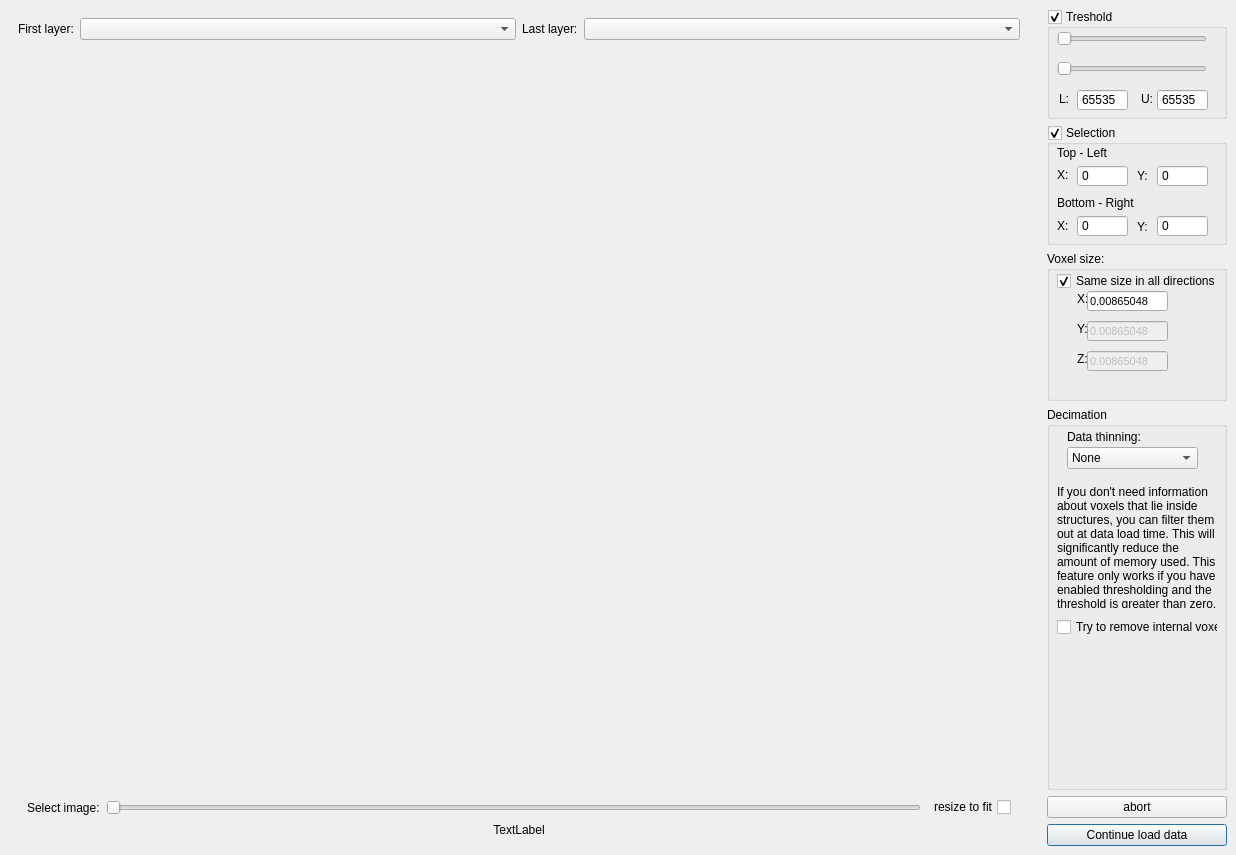
<?xml version="1.0" encoding="UTF-8"?>
<ui version="4.0">
 <class>TKimageDialog</class>
 <widget class="QDialog" name="TKimageDialog">
  <property name="geometry">
   <rect>
    <x>0</x>
    <y>0</y>
    <width>1236</width>
    <height>855</height>
   </rect>
  </property>
  <property name="windowTitle">
   <string>Load TK image set</string>
  </property>
  <property name="sizeGripEnabled">
   <bool>false</bool>
  </property>
  <property name="modal">
   <bool>false</bool>
  </property>
  <layout class="QHBoxLayout" name="horizontalLayout_3">
   <property name="spacing">
    <number>0</number>
   </property>
   <property name="leftMargin">
    <number>0</number>
   </property>
   <property name="topMargin">
    <number>0</number>
   </property>
   <property name="rightMargin">
    <number>0</number>
   </property>
   <property name="bottomMargin">
    <number>0</number>
   </property>
   <item>
    <widget class="QWidget" name="mainWidget" native="true">
     <layout class="QVBoxLayout" name="verticalLayout_3">
      <item>
       <widget class="QWidget" name="layerWidget" native="true">
        <property name="minimumSize">
         <size>
          <width>0</width>
          <height>40</height>
         </size>
        </property>
        <property name="maximumSize">
         <size>
          <width>16777215</width>
          <height>40</height>
         </size>
        </property>
        <layout class="QHBoxLayout" name="horizontalLayout">
         <item>
          <widget class="QLabel" name="label_10">
           <property name="sizePolicy">
            <sizepolicy hsizetype="Fixed" vsizetype="Preferred">
             <horstretch>0</horstretch>
             <verstretch>0</verstretch>
            </sizepolicy>
           </property>
           <property name="text">
            <string>First layer:</string>
           </property>
          </widget>
         </item>
         <item>
          <widget class="QComboBox" name="minCombo"/>
         </item>
         <item>
          <widget class="QLabel" name="label_2">
           <property name="sizePolicy">
            <sizepolicy hsizetype="Fixed" vsizetype="Preferred">
             <horstretch>0</horstretch>
             <verstretch>0</verstretch>
            </sizepolicy>
           </property>
           <property name="text">
            <string>Last layer:</string>
           </property>
          </widget>
         </item>
         <item>
          <widget class="QComboBox" name="maxCombo"/>
         </item>
        </layout>
       </widget>
      </item>
      <item>
       <widget class="QScrollArea" name="scrollArea">
        <property name="minimumSize">
         <size>
          <width>0</width>
          <height>0</height>
         </size>
        </property>
        <property name="maximumSize">
         <size>
          <width>16777215</width>
          <height>16777215</height>
         </size>
        </property>
        <property name="frameShape">
         <enum>QFrame::NoFrame</enum>
        </property>
        <property name="frameShadow">
         <enum>QFrame::Plain</enum>
        </property>
        <property name="lineWidth">
         <number>0</number>
        </property>
        <property name="widgetResizable">
         <bool>true</bool>
        </property>
        <widget class="QWidget" name="scrollAreaWidgetContents">
         <property name="geometry">
          <rect>
           <x>0</x>
           <y>0</y>
           <width>1020</width>
           <height>714</height>
          </rect>
         </property>
         <layout class="QVBoxLayout" name="verticalLayout">
          <property name="spacing">
           <number>0</number>
          </property>
          <property name="leftMargin">
           <number>0</number>
          </property>
          <property name="topMargin">
           <number>0</number>
          </property>
          <property name="rightMargin">
           <number>0</number>
          </property>
          <property name="bottomMargin">
           <number>0</number>
          </property>
          <item>
           <widget class="QLabel" name="imageLabel">
            <property name="sizePolicy">
             <sizepolicy hsizetype="Expanding" vsizetype="Expanding">
              <horstretch>0</horstretch>
              <verstretch>0</verstretch>
             </sizepolicy>
            </property>
            <property name="text">
             <string/>
            </property>
           </widget>
          </item>
         </layout>
        </widget>
       </widget>
      </item>
      <item>
       <widget class="QWidget" name="imageWidget" native="true">
        <layout class="QVBoxLayout" name="verticalLayout_4">
         <property name="spacing">
          <number>0</number>
         </property>
         <item>
          <widget class="QWidget" name="bottomWidget" native="true">
           <property name="minimumSize">
            <size>
             <width>0</width>
             <height>40</height>
            </size>
           </property>
           <property name="maximumSize">
            <size>
             <width>16777215</width>
             <height>40</height>
            </size>
           </property>
           <layout class="QHBoxLayout" name="horizontalLayout_2">
            <property name="bottomMargin">
             <number>0</number>
            </property>
            <item>
             <widget class="QLabel" name="label">
              <property name="text">
               <string>Select image:</string>
              </property>
             </widget>
            </item>
            <item>
             <widget class="QSlider" name="horizontalSlider">
              <property name="orientation">
               <enum>Qt::Horizontal</enum>
              </property>
             </widget>
            </item>
            <item>
             <widget class="QCheckBox" name="fitCheckBox">
              <property name="layoutDirection">
               <enum>Qt::RightToLeft</enum>
              </property>
              <property name="text">
               <string>resize to fit</string>
              </property>
             </widget>
            </item>
           </layout>
          </widget>
         </item>
         <item>
          <widget class="QLabel" name="fileInfoLabel">
           <property name="text">
            <string>TextLabel</string>
           </property>
           <property name="alignment">
            <set>Qt::AlignCenter</set>
           </property>
          </widget>
         </item>
        </layout>
       </widget>
      </item>
     </layout>
    </widget>
   </item>
   <item>
    <widget class="QWidget" name="rightWidget" native="true">
     <property name="sizePolicy">
      <sizepolicy hsizetype="Fixed" vsizetype="Expanding">
       <horstretch>0</horstretch>
       <verstretch>0</verstretch>
      </sizepolicy>
     </property>
     <layout class="QVBoxLayout" name="verticalLayout_2">
      <item>
       <widget class="QGroupBox" name="treshGroupBox">
        <property name="sizePolicy">
         <sizepolicy hsizetype="Fixed" vsizetype="Fixed">
          <horstretch>0</horstretch>
          <verstretch>0</verstretch>
         </sizepolicy>
        </property>
        <property name="minimumSize">
         <size>
          <width>180</width>
          <height>110</height>
         </size>
        </property>
        <property name="title">
         <string>Treshold</string>
        </property>
        <property name="checkable">
         <bool>true</bool>
        </property>
        <widget class="QSlider" name="upTreshSlider">
         <property name="geometry">
          <rect>
           <x>10</x>
           <y>20</y>
           <width>150</width>
           <height>20</height>
          </rect>
         </property>
         <property name="toolTip">
          <string>upper treshold</string>
         </property>
         <property name="orientation">
          <enum>Qt::Horizontal</enum>
         </property>
        </widget>
        <widget class="QSlider" name="treshSlider">
         <property name="geometry">
          <rect>
           <x>10</x>
           <y>50</y>
           <width>150</width>
           <height>20</height>
          </rect>
         </property>
         <property name="toolTip">
          <string>lower treshold</string>
         </property>
         <property name="maximum">
          <number>65535</number>
         </property>
         <property name="orientation">
          <enum>Qt::Horizontal</enum>
         </property>
        </widget>
        <widget class="QSpinBox" name="lowerTresh">
         <property name="geometry">
          <rect>
           <x>30</x>
           <y>80</y>
           <width>51</width>
           <height>22</height>
          </rect>
         </property>
         <property name="toolTip">
          <string>lower treshold</string>
         </property>
         <property name="layoutDirection">
          <enum>Qt::LeftToRight</enum>
         </property>
         <property name="buttonSymbols">
          <enum>QAbstractSpinBox::NoButtons</enum>
         </property>
         <property name="maximum">
          <number>65535</number>
         </property>
         <property name="value">
          <number>65535</number>
         </property>
        </widget>
        <widget class="QSpinBox" name="upperTresh">
         <property name="geometry">
          <rect>
           <x>110</x>
           <y>80</y>
           <width>51</width>
           <height>22</height>
          </rect>
         </property>
         <property name="toolTip">
          <string>upper treshold</string>
         </property>
         <property name="buttonSymbols">
          <enum>QAbstractSpinBox::NoButtons</enum>
         </property>
         <property name="maximum">
          <number>65535</number>
         </property>
         <property name="value">
          <number>65535</number>
         </property>
        </widget>
        <widget class="QLabel" name="label_15">
         <property name="geometry">
          <rect>
           <x>90</x>
           <y>82</y>
           <width>20</width>
           <height>16</height>
          </rect>
         </property>
         <property name="text">
          <string>U:</string>
         </property>
         <property name="alignment">
          <set>Qt::AlignCenter</set>
         </property>
        </widget>
        <widget class="QLabel" name="label_16">
         <property name="geometry">
          <rect>
           <x>7</x>
           <y>82</y>
           <width>20</width>
           <height>16</height>
          </rect>
         </property>
         <property name="text">
          <string>L:</string>
         </property>
         <property name="alignment">
          <set>Qt::AlignCenter</set>
         </property>
        </widget>
       </widget>
      </item>
      <item>
       <widget class="QGroupBox" name="selGroupBox">
        <property name="sizePolicy">
         <sizepolicy hsizetype="Fixed" vsizetype="Fixed">
          <horstretch>0</horstretch>
          <verstretch>0</verstretch>
         </sizepolicy>
        </property>
        <property name="minimumSize">
         <size>
          <width>180</width>
          <height>120</height>
         </size>
        </property>
        <property name="title">
         <string>Selection</string>
        </property>
        <property name="checkable">
         <bool>true</bool>
        </property>
        <widget class="QSpinBox" name="selLeft">
         <property name="geometry">
          <rect>
           <x>30</x>
           <y>40</y>
           <width>51</width>
           <height>22</height>
          </rect>
         </property>
         <property name="layoutDirection">
          <enum>Qt::LeftToRight</enum>
         </property>
         <property name="buttonSymbols">
          <enum>QAbstractSpinBox::NoButtons</enum>
         </property>
         <property name="maximum">
          <number>999999999</number>
         </property>
         <property name="value">
          <number>0</number>
         </property>
        </widget>
        <widget class="QSpinBox" name="selTop">
         <property name="geometry">
          <rect>
           <x>110</x>
           <y>40</y>
           <width>51</width>
           <height>22</height>
          </rect>
         </property>
         <property name="layoutDirection">
          <enum>Qt::LeftToRight</enum>
         </property>
         <property name="buttonSymbols">
          <enum>QAbstractSpinBox::NoButtons</enum>
         </property>
         <property name="maximum">
          <number>999999999</number>
         </property>
         <property name="value">
          <number>0</number>
         </property>
        </widget>
        <widget class="QSpinBox" name="selRight">
         <property name="geometry">
          <rect>
           <x>30</x>
           <y>90</y>
           <width>51</width>
           <height>22</height>
          </rect>
         </property>
         <property name="layoutDirection">
          <enum>Qt::LeftToRight</enum>
         </property>
         <property name="buttonSymbols">
          <enum>QAbstractSpinBox::NoButtons</enum>
         </property>
         <property name="maximum">
          <number>999999999</number>
         </property>
         <property name="value">
          <number>0</number>
         </property>
        </widget>
        <widget class="QSpinBox" name="selBottom">
         <property name="geometry">
          <rect>
           <x>110</x>
           <y>90</y>
           <width>51</width>
           <height>22</height>
          </rect>
         </property>
         <property name="layoutDirection">
          <enum>Qt::LeftToRight</enum>
         </property>
         <property name="buttonSymbols">
          <enum>QAbstractSpinBox::NoButtons</enum>
         </property>
         <property name="maximum">
          <number>999999999</number>
         </property>
         <property name="value">
          <number>0</number>
         </property>
        </widget>
        <widget class="QLabel" name="label_6">
         <property name="geometry">
          <rect>
           <x>10</x>
           <y>20</y>
           <width>51</width>
           <height>16</height>
          </rect>
         </property>
         <property name="text">
          <string>Top - Left</string>
         </property>
        </widget>
        <widget class="QLabel" name="label_8">
         <property name="geometry">
          <rect>
           <x>10</x>
           <y>70</y>
           <width>81</width>
           <height>16</height>
          </rect>
         </property>
         <property name="text">
          <string>Bottom - Right</string>
         </property>
        </widget>
        <widget class="QLabel" name="label_11">
         <property name="geometry">
          <rect>
           <x>10</x>
           <y>42</y>
           <width>16</width>
           <height>16</height>
          </rect>
         </property>
         <property name="text">
          <string>X:</string>
         </property>
        </widget>
        <widget class="QLabel" name="label_12">
         <property name="geometry">
          <rect>
           <x>10</x>
           <y>93</y>
           <width>16</width>
           <height>16</height>
          </rect>
         </property>
         <property name="text">
          <string>X:</string>
         </property>
        </widget>
        <widget class="QLabel" name="label_13">
         <property name="geometry">
          <rect>
           <x>90</x>
           <y>43</y>
           <width>16</width>
           <height>16</height>
          </rect>
         </property>
         <property name="text">
          <string>Y:</string>
         </property>
        </widget>
        <widget class="QLabel" name="label_14">
         <property name="geometry">
          <rect>
           <x>90</x>
           <y>94</y>
           <width>16</width>
           <height>16</height>
          </rect>
         </property>
         <property name="text">
          <string>Y:</string>
         </property>
        </widget>
       </widget>
      </item>
      <item>
       <widget class="QGroupBox" name="voxelGroupBox">
        <property name="sizePolicy">
         <sizepolicy hsizetype="Fixed" vsizetype="Fixed">
          <horstretch>0</horstretch>
          <verstretch>0</verstretch>
         </sizepolicy>
        </property>
        <property name="minimumSize">
         <size>
          <width>180</width>
          <height>150</height>
         </size>
        </property>
        <property name="title">
         <string>Voxel size:</string>
        </property>
        <widget class="QCheckBox" name="xyzCheckBox">
         <property name="geometry">
          <rect>
           <x>10</x>
           <y>20</y>
           <width>161</width>
           <height>20</height>
          </rect>
         </property>
         <property name="text">
          <string>Same size in all directions</string>
         </property>
         <property name="checked">
          <bool>true</bool>
         </property>
        </widget>
        <widget class="QLabel" name="label_3">
         <property name="geometry">
          <rect>
           <x>30</x>
           <y>40</y>
           <width>21</width>
           <height>16</height>
          </rect>
         </property>
         <property name="text">
          <string>X:</string>
         </property>
        </widget>
        <widget class="QLineEdit" name="VoxXedit">
         <property name="geometry">
          <rect>
           <x>40</x>
           <y>40</y>
           <width>81</width>
           <height>20</height>
          </rect>
         </property>
         <property name="font">
          <font>
           <pointsize>8</pointsize>
          </font>
         </property>
         <property name="text">
          <string>0.00865048</string>
         </property>
        </widget>
        <widget class="QLineEdit" name="VoxYedit">
         <property name="enabled">
          <bool>false</bool>
         </property>
         <property name="geometry">
          <rect>
           <x>40</x>
           <y>70</y>
           <width>81</width>
           <height>20</height>
          </rect>
         </property>
         <property name="font">
          <font>
           <pointsize>8</pointsize>
          </font>
         </property>
         <property name="text">
          <string>0.00865048</string>
         </property>
        </widget>
        <widget class="QLabel" name="label_4">
         <property name="geometry">
          <rect>
           <x>30</x>
           <y>70</y>
           <width>21</width>
           <height>16</height>
          </rect>
         </property>
         <property name="text">
          <string>Y:</string>
         </property>
        </widget>
        <widget class="QLineEdit" name="VoxZedit">
         <property name="enabled">
          <bool>false</bool>
         </property>
         <property name="geometry">
          <rect>
           <x>40</x>
           <y>100</y>
           <width>81</width>
           <height>20</height>
          </rect>
         </property>
         <property name="font">
          <font>
           <pointsize>8</pointsize>
          </font>
         </property>
         <property name="text">
          <string>0.00865048</string>
         </property>
        </widget>
        <widget class="QLabel" name="label_5">
         <property name="geometry">
          <rect>
           <x>30</x>
           <y>100</y>
           <width>21</width>
           <height>16</height>
          </rect>
         </property>
         <property name="text">
          <string>Z:</string>
         </property>
        </widget>
       </widget>
      </item>
      <item>
       <widget class="QGroupBox" name="decGroupBox">
        <property name="sizePolicy">
         <sizepolicy hsizetype="Fixed" vsizetype="Preferred">
          <horstretch>0</horstretch>
          <verstretch>0</verstretch>
         </sizepolicy>
        </property>
        <property name="minimumSize">
         <size>
          <width>180</width>
          <height>0</height>
         </size>
        </property>
        <property name="title">
         <string>Decimation</string>
        </property>
        <widget class="QLabel" name="label_7">
         <property name="geometry">
          <rect>
           <x>20</x>
           <y>20</y>
           <width>81</width>
           <height>20</height>
          </rect>
         </property>
         <property name="text">
          <string>Data thinning:</string>
         </property>
        </widget>
        <widget class="QComboBox" name="thinningCombo_2">
         <property name="geometry">
          <rect>
           <x>20</x>
           <y>40</y>
           <width>131</width>
           <height>22</height>
          </rect>
         </property>
         <item>
          <property name="text">
           <string>None</string>
          </property>
         </item>
         <item>
          <property name="text">
           <string>Every second</string>
          </property>
         </item>
         <item>
          <property name="text">
           <string>Every fourth</string>
          </property>
         </item>
         <item>
          <property name="text">
           <string>Every eighth</string>
          </property>
         </item>
        </widget>
        <widget class="QLabel" name="label_9">
         <property name="geometry">
          <rect>
           <x>10</x>
           <y>80</y>
           <width>161</width>
           <height>121</height>
          </rect>
         </property>
         <property name="text">
          <string>If you don't need information about voxels that lie inside structures, you can filter them out at data load time. This will significantly reduce the amount of memory used. This feature only works if you have enabled thresholding and the threshold is greater than zero.</string>
         </property>
         <property name="wordWrap">
          <bool>true</bool>
         </property>
        </widget>
        <widget class="QCheckBox" name="cleanCheckBox_2">
         <property name="geometry">
          <rect>
           <x>10</x>
           <y>210</y>
           <width>161</width>
           <height>20</height>
          </rect>
         </property>
         <property name="layoutDirection">
          <enum>Qt::LeftToRight</enum>
         </property>
         <property name="text">
          <string>Try to remove internal voxels</string>
         </property>
        </widget>
       </widget>
      </item>
      <item>
       <widget class="QPushButton" name="cancelButton">
        <property name="text">
         <string>abort</string>
        </property>
        <property name="autoDefault">
         <bool>false</bool>
        </property>
        <property name="flat">
         <bool>false</bool>
        </property>
       </widget>
      </item>
      <item>
       <widget class="QPushButton" name="okButton">
        <property name="text">
         <string>Continue load data</string>
        </property>
        <property name="default">
         <bool>true</bool>
        </property>
       </widget>
      </item>
     </layout>
    </widget>
   </item>
  </layout>
 </widget>
 <resources/>
 <connections>
  <connection>
   <sender>okButton</sender>
   <signal>clicked()</signal>
   <receiver>TKimageDialog</receiver>
   <slot>accept()</slot>
   <hints>
    <hint type="sourcelabel">
     <x>278</x>
     <y>253</y>
    </hint>
    <hint type="destinationlabel">
     <x>96</x>
     <y>254</y>
    </hint>
   </hints>
  </connection>
  <connection>
   <sender>cancelButton</sender>
   <signal>clicked()</signal>
   <receiver>TKimageDialog</receiver>
   <slot>reject()</slot>
   <hints>
    <hint type="sourcelabel">
     <x>369</x>
     <y>253</y>
    </hint>
    <hint type="destinationlabel">
     <x>179</x>
     <y>282</y>
    </hint>
   </hints>
  </connection>
  <connection>
   <sender>horizontalSlider</sender>
   <signal>valueChanged(int)</signal>
   <receiver>TKimageDialog</receiver>
   <slot>onSliderValueChanged(int)</slot>
   <hints>
    <hint type="sourcelabel">
     <x>422</x>
     <y>701</y>
    </hint>
    <hint type="destinationlabel">
     <x>503</x>
     <y>360</y>
    </hint>
   </hints>
  </connection>
  <connection>
   <sender>fitCheckBox</sender>
   <signal>stateChanged(int)</signal>
   <receiver>TKimageDialog</receiver>
   <slot>onFitCheckBox(int)</slot>
   <hints>
    <hint type="sourcelabel">
     <x>751</x>
     <y>701</y>
    </hint>
    <hint type="destinationlabel">
     <x>480</x>
     <y>360</y>
    </hint>
   </hints>
  </connection>
  <connection>
   <sender>treshSlider</sender>
   <signal>valueChanged(int)</signal>
   <receiver>TKimageDialog</receiver>
   <slot>onTreshValueChanged(int)</slot>
   <hints>
    <hint type="sourcelabel">
     <x>436</x>
     <y>701</y>
    </hint>
    <hint type="destinationlabel">
     <x>480</x>
     <y>360</y>
    </hint>
   </hints>
  </connection>
  <connection>
   <sender>upTreshSlider</sender>
   <signal>valueChanged(int)</signal>
   <receiver>TKimageDialog</receiver>
   <slot>onUpperTreshValueChanged(int)</slot>
   <hints>
    <hint type="sourcelabel">
     <x>764</x>
     <y>19</y>
    </hint>
    <hint type="destinationlabel">
     <x>481</x>
     <y>360</y>
    </hint>
   </hints>
  </connection>
  <connection>
   <sender>selLeft</sender>
   <signal>valueChanged(int)</signal>
   <receiver>TKimageDialog</receiver>
   <slot>onSelLeftEdited(int)</slot>
   <hints>
    <hint type="sourcelabel">
     <x>1102</x>
     <y>205</y>
    </hint>
    <hint type="destinationlabel">
     <x>617</x>
     <y>427</y>
    </hint>
   </hints>
  </connection>
  <connection>
   <sender>selRight</sender>
   <signal>valueChanged(int)</signal>
   <receiver>TKimageDialog</receiver>
   <slot>onSelRightEdited(int)</slot>
   <hints>
    <hint type="sourcelabel">
     <x>1102</x>
     <y>255</y>
    </hint>
    <hint type="destinationlabel">
     <x>617</x>
     <y>427</y>
    </hint>
   </hints>
  </connection>
  <connection>
   <sender>selTop</sender>
   <signal>valueChanged(int)</signal>
   <receiver>TKimageDialog</receiver>
   <slot>onSelTopEdited(int)</slot>
   <hints>
    <hint type="sourcelabel">
     <x>1182</x>
     <y>205</y>
    </hint>
    <hint type="destinationlabel">
     <x>617</x>
     <y>427</y>
    </hint>
   </hints>
  </connection>
  <connection>
   <sender>selBottom</sender>
   <signal>valueChanged(int)</signal>
   <receiver>TKimageDialog</receiver>
   <slot>onSelBottomEdited(int)</slot>
   <hints>
    <hint type="sourcelabel">
     <x>1182</x>
     <y>255</y>
    </hint>
    <hint type="destinationlabel">
     <x>617</x>
     <y>427</y>
    </hint>
   </hints>
  </connection>
  <connection>
   <sender>lowerTresh</sender>
   <signal>valueChanged(int)</signal>
   <receiver>TKimageDialog</receiver>
   <slot>onLowerTreshEdited(int)</slot>
   <hints>
    <hint type="sourcelabel">
     <x>1102</x>
     <y>99</y>
    </hint>
    <hint type="destinationlabel">
     <x>617</x>
     <y>427</y>
    </hint>
   </hints>
  </connection>
  <connection>
   <sender>upperTresh</sender>
   <signal>valueChanged(int)</signal>
   <receiver>TKimageDialog</receiver>
   <slot>onUpperTreshEdited(int)</slot>
   <hints>
    <hint type="sourcelabel">
     <x>1182</x>
     <y>99</y>
    </hint>
    <hint type="destinationlabel">
     <x>617</x>
     <y>427</y>
    </hint>
   </hints>
  </connection>
 </connections>
 <slots>
  <slot>onSliderValueChanged(int)</slot>
  <slot>onFitCheckBox(int)</slot>
  <slot>onTreshValueChanged(int)</slot>
  <slot>onTreshCheckBox(int)</slot>
  <slot>onUpperTreshValueChanged(int)</slot>
  <slot>onSelLeftEdited(int)</slot>
  <slot>onSelRightEdited(int)</slot>
  <slot>onSelTopEdited(int)</slot>
  <slot>onSelBottomEdited(int)</slot>
  <slot>onLowerTreshEdited(int)</slot>
  <slot>onUpperTreshEdited(int)</slot>
 </slots>
</ui>
